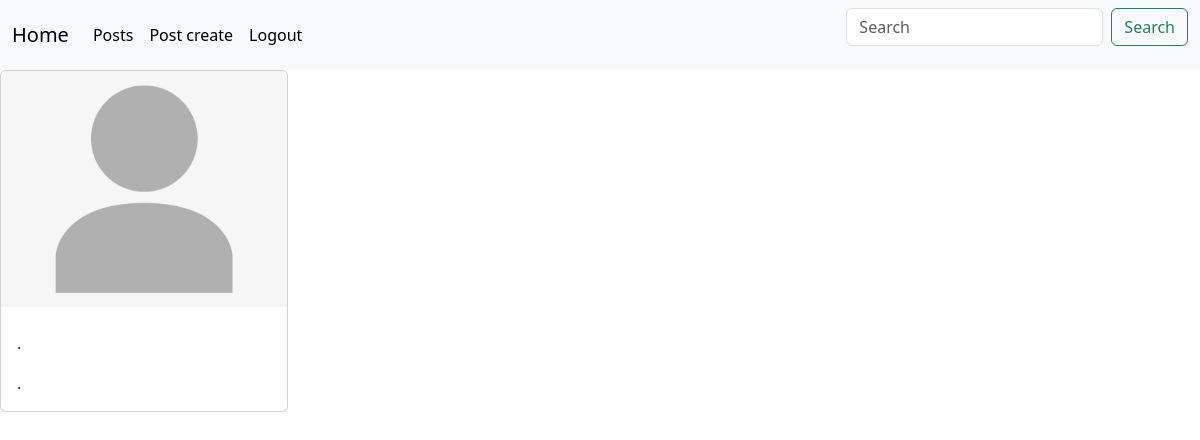
/posts/6 (signed in), run on an earlier commit of the app's database.
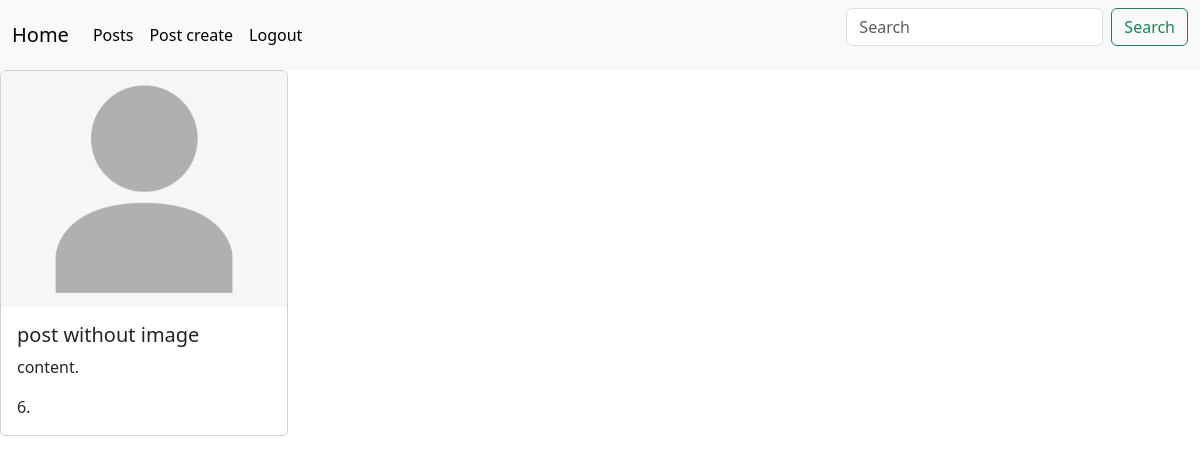
And on a later commit of the database.
### posts/models.py (models this page shows, shortened)
class Post(models.Model):
    image = models.ImageField(null = True, blank = True)
    title = models.CharField(max_length = 256)
    content = models.CharField(max_length = 456)
    rate = models.IntegerField(default = 0, null = True)
    category = models.ForeignKey(Category, on_delete = models.CASCADE, null = True)
    tags = models.ManyToManyField(Tag)
    created_at = models.DateTimeField(auto_now_add = True, null = True)
    updated_at = models.DateTimeField(auto_now = True, null = True)

### posts/views.py (the view)
# urls.py: path("posts/<int:post_id>", post_detail_view),
@login_required(login_url = "/login")
def post_detail_view(request, post_id):
    if request.method == "GET":
        post = Post.objects.filter(id = post_id).first()
        return render(request, "posts/post_detail.html", context = {"post": post})

### templates/posts/post_detail.html
{% extends 'base.html' %}
{% load static %}
{% block content %}
<div class="card" style="width: 18rem;">
  {% if post.image %}
  <img src="{{ post.image.url }}" class="card-img-top" alt="...">
  {% else %}
  <img src="{% static 'placeholder-image-person-jpg.jpg' %}" class="card-img-top" alt="...">
  {% endif %}
  <div class="card-body">
    <h5 class="card-title">{{ post.title }}</h5>
    <p class="card-text">{{ post.content }}.</p>
    <p class="card-text">{{ post.rate }}.</p>
  </div>
</div>
{% endblock %}

What changed in the data, as far as the page shows it:
added Post: title "post without image", content "content", rate "6"
